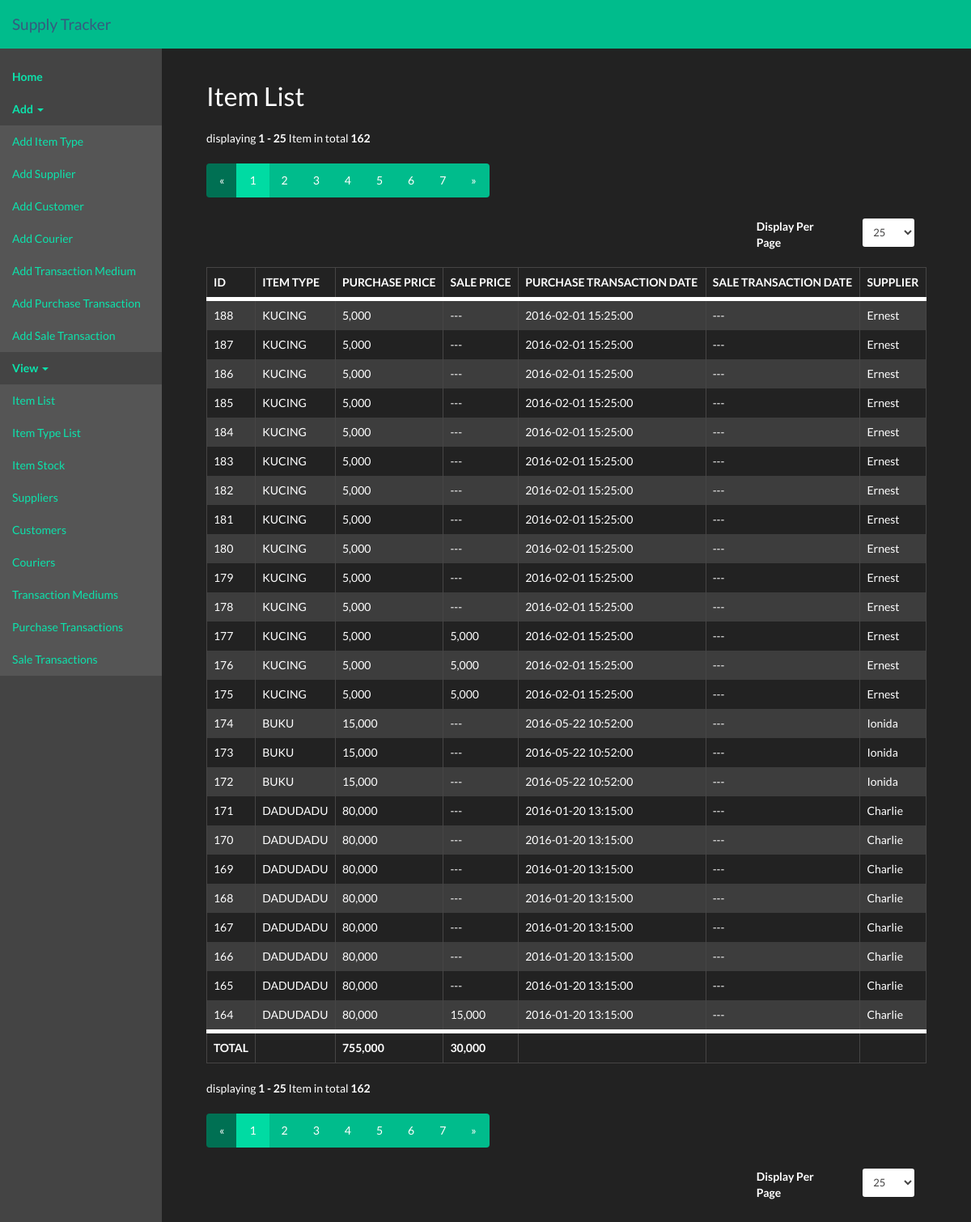
/items, run on the app's committed database.
### app/models.py (models this page shows, shortened)
class STModel(db.Model):
    __abstract__ = True
    errors = []
    @utils.classproperty
    def total(cls):
        q = db.session.query(func.count(cls.id))
        return q.scalar()

class Item(STModel):
    id = db.Column(db.Integer, primary_key=True)
    item_type_id = db.Column(db.Integer, db.ForeignKey('item_type.id'), nullable=False)
    purchase_price = db.Column(db.Integer, index=True, nullable=False)
    sale_price = db.Column(db.Integer, index=True)
    purchase_transaction_id = db.Column(db.Integer,
                                        db.ForeignKey('purchase_transaction.id'),
                                        nullable=False)
    sale_transaction_id = db.Column(db.Integer, db.ForeignKey('sale_transaction.id'))
    @classmethod
    def get_list(cls, page_num=DEFAULT_PAGE_NUMBER,
                 list_per_page=DEFAULT_POSTS_PER_PAGE,
                 include_header=True,
                 order_by=None, **kwargs):
        purchase_price_label = 'purchase_price'
        sale_price_label = 'sale_price'
        purchase_transaction_label = 'purchase_transaction_date'
        sale_transaction_label = 'sale_transaction_date'
        q = db.session.query(Item.id,
                             ItemType.item_type,
                             Item.purchase_price.label(purchase_price_label),
                             Item.sale_price.label(sale_price_label),
                             PurchaseTransaction.transaction_date.label(purchase_transaction_label),
                             SaleTransaction.transaction_date.label(sale_transaction_label),
                             Supplier.name.label('supplier')) \
            .outerjoin(ItemType, PurchaseTransaction, SaleTransaction, Supplier) \
            .order_by(Item.id.desc())
        q = paginate_query(q, page_num, list_per_page)
        at_list = q.all()
        column_names = tuple(x['name'] for x in q.column_descriptions)
        purchase_price_id = column_names.index(purchase_price_label)
        sale_price_id = column_names.index(sale_price_label)
        total_row = [''] * len(column_names)
        total_row[0] = 'TOTAL'
        total_row[purchase_price_id] = sum(x[purchase_price_id] for x in at_list if x[purchase_price_id] is not None)
        total_row[sale_price_id] = sum(x[sale_price_id] for x in at_list if x[sale_price_id] is not None)
        at_list.append(tuple(total_row))
        at_list.insert(0, column_names)
        return at_list

class ItemType(STModel):
    id = db.Column(db.Integer, primary_key=True)
    item_type = db.Column(db.String(NAME_LENGTH), index=True,
                          unique=True, nullable=False)
    items = db.relationship('Item', backref='item_type', lazy='dynamic',
                            cascade='save-update, merge, delete')

class Supplier(STModel):
    id = db.Column(db.Integer, primary_key=True)
    name = db.Column(db.String(NAME_LENGTH), index=True, nullable=False)
    contact = db.Column(db.String(CONTACT_LENGTH))
    address = db.Column(db.String(ADDRESS_LENGTH))
    purchase_transactions = db.relationship('PurchaseTransaction', backref='supplier',
                                            lazy='dynamic',
                                            cascade='save-update, merge, delete')

### app/views.py (the view)
@app.route('/items', methods=['GET'])
def items():
    return render_basic_table_view(request=request,
                                   total=models.Item.total,
                                   get_table_func=models.Item.get_list,
                                   record_name='Item',
                                   html_path='view/items.html')

### app/forms.py
class PerPageForm(Form):
    per_page = SelectField(label='Display Per Page',
                           choices=[(x, x) for x in config.PER_PAGE_DEFAULTS])
    def __init__(self, per_page, *args, **kwargs):
        if per_page in config.PER_PAGE_DEFAULTS:
            kwargs.setdefault('per_page', per_page)
        super().__init__(*args, **kwargs)  # set per page

### app/__init__.py (called while the page is built)
@event.listens_for(Engine, "connect")
def set_sqlite_pragma(dbapi_connection, connection_record):
    cursor = dbapi_connection.cursor()
    cursor.execute("PRAGMA foreign_keys=ON")
    cursor.close()

### app/jinja_custom_filter.py (called while the page is built)
@app.template_filter('table_data')
def table_data(s):
    try:
        if isinstance(s, int):
            return "{:,}".format(s)
        elif isinstance(s, float):
            return "{:,.2f}".format(s)
        elif isinstance(s, str) and s.isdigit():
            return "{:,}".format(int(s))
        elif s is None:
            return "---"
        else:
            return s
    except:
        return s

@app.template_filter('table_head')
def table_head(s):
    if (isinstance(s, str)):
        return s.replace('_',' ').upper()

### app/models.py (called while the page is built)
def paginate_query(query, page_num, per_page):
    if utils.is_int(page_num):
        page_num = int(page_num)
    else:
        page_num = DEFAULT_PAGE_NUMBER
    if isinstance(per_page, str) and per_page.upper() == ALL_IN_PAGE_KEYWORD:
        return query
    elif utils.is_int(per_page):
        per_page = int(per_page)
    else:
        per_page = DEFAULT_POSTS_PER_PAGE
    start_offset = (page_num - 1) * per_page
    return query.slice(start_offset, start_offset + per_page)

### app/utils.py (called while the page is built)
def is_int(s):
    try:
        int(s)
        return True
    except:
        return False

    def __get__(self, cls, owner):
        return classmethod(self.fget).__get__(None, owner)()

### app/templates/view/items.html
{% extends "base.html" %}
{% block content %}
  <h2 class="header-title">
    Item List
  </h2>
  {% include 'table.html' %}
{% endblock %}

### app/templates/base.html (shortened to what this page needs)
<!DOCTYPE html>
<html lang="en">
  <head>
    <link href="/static/css/bootstrap.min.css" rel="stylesheet" media="screen">
    <link href="/static/css/chosen.min.css" rel="stylesheet">
    <link href="/static/css/custom-bootstrap.css" rel="stylesheet">
  </head>
  <body>
    <nav class="navbar navbar-fixed-top navbar-inverse">
      <div class="container-fluid fill-height">
        <div class="navbar-header">
          <a class="navbar-brand" href="{{ url_for('index') }}">Supply Tracker</a>
        </div>
      </div>
    </nav>
    <div class="container-fluid fill-height under-navbar">
      <div class="row fill-height">
        <div class="col-xs-3 col-md-2 sidebar">
          <ul class="nav nav-sidebar">
            <li class="custom-sidebar-header">
              <a href="{{ url_for('index') }}" class="custom-side-bar-elements">Home</a>
            </li>
            <li class="dropdown custom-sidebar-header">
              <a href="#add-sidebar-dropdown" class="dropdown-toggle custom-side-bar-header" data-toggle="collapse" role="button" aria-haspopup="true" aria-expanded="false">Add
                <span class="caret"></span>
              </a>
            </li>
            <ul id="add-sidebar-dropdown" class="nav nav-sidebar-collapse collapse in">
              <li>
                <a href="{{ url_for('add_item_type') }}" class="custom-side-bar-elements">Add Item Type</a>
              </li>
              <li>
                <a href="{{ url_for('add_supplier') }}" class="custom-side-bar-elements">Add Supplier</a>
              </li>
              <li>
                <a href="{{ url_for('add_customer') }}" class="custom-side-bar-elements">Add Customer</a>
              </li>
              <li>
                <a href="{{ url_for('add_courier') }}" class="custom-side-bar-elements">Add Courier</a>
              </li>
              <li>
                <a href="{{ url_for('add_transaction_medium') }}" class="custom-side-bar-elements">Add Transaction Medium</a>
              </li>
              <li>
                <a href="{{ url_for('add_purchase_transaction') }}" class="custom-side-bar-elements">Add Purchase Transaction</a>
              </li>
              <li>
                <a href="{{ url_for('add_sale_transaction') }}" class="custom-side-bar-elements">Add Sale Transaction</a>
              </li>
            </ul>
          <li class="dropdown custom-sidebar-header">
            <a href="#view-sidebar-dropdown" class="dropdown-toggle custom-side-bar-header" data-toggle="collapse" role="button" aria-haspopup="true" aria-expanded="false">View
              <span class="caret"></span>
            </a>
          </li>
          <ul id="view-sidebar-dropdown" class="nav nav-sidebar-collapse collapse in">
            <li>
              <a href="{{ url_for('items') }}">Item List</a>
            </li>
            <li>
              <a href="{{ url_for('item_types') }}">Item Type List</a>
            </li>
            <li>
              <a href="{{ url_for('item_stock') }}">Item Stock</a>
            </li>
            <li>
              <a href="{{ url_for('suppliers') }}">Suppliers</a>
            </li>
            <li>
              <a href="{{ url_for('customers') }}">Customers</a>
            </li>
            <li>
              <a href="{{ url_for('couriers') }}">Couriers</a>
            </li>
            <li>
              <a href="{{ url_for('transaction_mediums') }}">Transaction Mediums</a>
            </li>
            <li>
              <a href="{{ url_for('purchase_transactions') }}">Purchase Transactions</a>
            </li>
            <li>
              <a href="{{ url_for('sale_transactions') }}">Sale Transactions</a>
            </li>
          </ul>
      </ul>
    </div>
    <div class="col-xs-9 col-md-10 main">
      <div class="container-fluid">
        {% block content %}{% endblock %}
      </div>
    </div>
  </div>
</div>
</body>
</html>

### app/templates/table.html
{% include 'pagination.html' %}
<table class="table table-striped table-hover table-bordered table-responsive">
  <thead class="thead-inverse">
    <tr>
      {% for elem in table[0] %}
        <th>{{ elem | table_head }}</th>
      {% endfor %}
    </tr>
  </thead>
  <tbody>
    {% for row in table %}
      {% if (loop.index0 != 0 and not loop.last)
        or(loop.last and row[0]not in config.TABLE_FOOTER_KEYWORDS) %}
        <tr>
          {% for elem in row %}
            <td>{{ elem | table_data | safe }}</td>
          {% endfor %}
        </tr>
      {% endif %}
    {% endfor %}
  </tbody>
  {% if table[-1][0] in config.TABLE_FOOTER_KEYWORDS %}
    <tfoot>
      <tr>
        {% for elem in table[-1] %}
          <td>{{ elem | table_data }}</td>
        {% endfor %}
      </tr>
    </tfoot>
  {% endif %}
</table>
{% include 'pagination.html' %}

### app/templates/pagination.html (shortened to what this page needs)
{% from "_formhelpers.html" import render_form_field %}
{% if pagination is not none %}
    {{ pagination.info }}
    {{ pagination.links }}
    {{ render_form_field(per_page_form.per_page,
    label_width=7, field_width=5, extra_div_class='pull-right') }}
{% endif %}

### app/templates/_formhelpers.html (shortened to what this page needs)
{% macro render_form_field(field, label_width=2,
  field_width=4, extra_div_class="",
  extra_field_class="", label_visible=true) %}
  {% set div_class='form-group {} {}'.format('has-error' if field.errors else '', extra_div_class) %}
  <div class="{{ div_class }}">
    {% if field.type != 'HiddenField' and label_visible %}
      {% set label_class= "control-label " + "col-xs-" + label_width|string %}
      {{ field.label(class_=label_class + " " + extra_field_class) }}
    {% endif %}
    {% set field_class= "col-xs-" + field_width|string %}
    <div class="{{ field_class }}">
      {{ field(class_='form-control input-sm' + " " + extra_field_class, **kwargs)|safe }}
    </div>
  </div>
{% endmacro %}

### data on the page
Item: elem "188" "---" "2016-02-01 15:25:00" "---", purchase_price "5,000"
ItemType: item_type "KUCING"
Supplier: name "Ernest"
Item: elem "187" "---" "2016-02-01 15:25:00" "---", purchase_price "5,000"
Item: elem "186" "---" "2016-02-01 15:25:00" "---", purchase_price "5,000"
Item: elem "185" "---" "2016-02-01 15:25:00" "---", purchase_price "5,000"
Item: elem "184" "---" "2016-02-01 15:25:00" "---", purchase_price "5,000"
Item: elem "183" "---" "2016-02-01 15:25:00" "---", purchase_price "5,000"
Item: elem "182" "---" "2016-02-01 15:25:00" "---", purchase_price "5,000"
Item: elem "181" "---" "2016-02-01 15:25:00" "---", purchase_price "5,000"
Item: elem "180" "---" "2016-02-01 15:25:00" "---", purchase_price "5,000"
Item: elem "179" "---" "2016-02-01 15:25:00" "---", purchase_price "5,000"
Item: elem "178" "---" "2016-02-01 15:25:00" "---", purchase_price "5,000"
Item: elem "177" "2016-02-01 15:25:00" "---", purchase_price "5,000", sale_price "5,000"
Item: elem "176" "2016-02-01 15:25:00" "---", purchase_price "5,000", sale_price "5,000"
Item: elem "175" "2016-02-01 15:25:00" "---", purchase_price "5,000", sale_price "5,000"
Item: elem "174" "---" "2016-05-22 10:52:00" "---", purchase_price "15,000"
ItemType: item_type "BUKU"
Supplier: name "Ionida"
Item: elem "173" "---" "2016-05-22 10:52:00" "---", purchase_price "15,000"
Item: elem "172" "---" "2016-05-22 10:52:00" "---", purchase_price "15,000"
Item: elem "171" "---" "2016-01-20 13:15:00" "---", purchase_price "80,000"
ItemType: item_type "DADUDADU"
Supplier: name "Charlie"
Item: elem "170" "---" "2016-01-20 13:15:00" "---", purchase_price "80,000"
Item: elem "169" "---" "2016-01-20 13:15:00" "---", purchase_price "80,000"
Item: elem "168" "---" "2016-01-20 13:15:00" "---", purchase_price "80,000"
Item: elem "167" "---" "2016-01-20 13:15:00" "---", purchase_price "80,000"
Item: elem "166" "---" "2016-01-20 13:15:00" "---", purchase_price "80,000"
Item: elem "165" "---" "2016-01-20 13:15:00" "---", purchase_price "80,000"
Item: elem "164" "2016-01-20 13:15:00" "---", purchase_price "80,000", sale_price "15,000"

### other printed values
{{ pagination.info }} "displaying 1 - 25 Item in total 162 displaying 1 - 25 Item in total 162"
{{ pagination.links }} "« 1 2 3 4 5 6 7 » « 1 2 3 4 5 6 7 »"
{{ field.label(class_=label_class + " " + extra_field_class) }} "Display Per Page Display Per Page"
{{ elem | table_head }} "ID" "ITEM TYPE" "PURCHASE PRICE" "SALE PRICE" "PURCHASE TRANSACTION DATE" "SALE TRANSACTION DATE" "SUPPLIER"
{{ elem | table_data }} "TOTAL" "755,000" "30,000"
